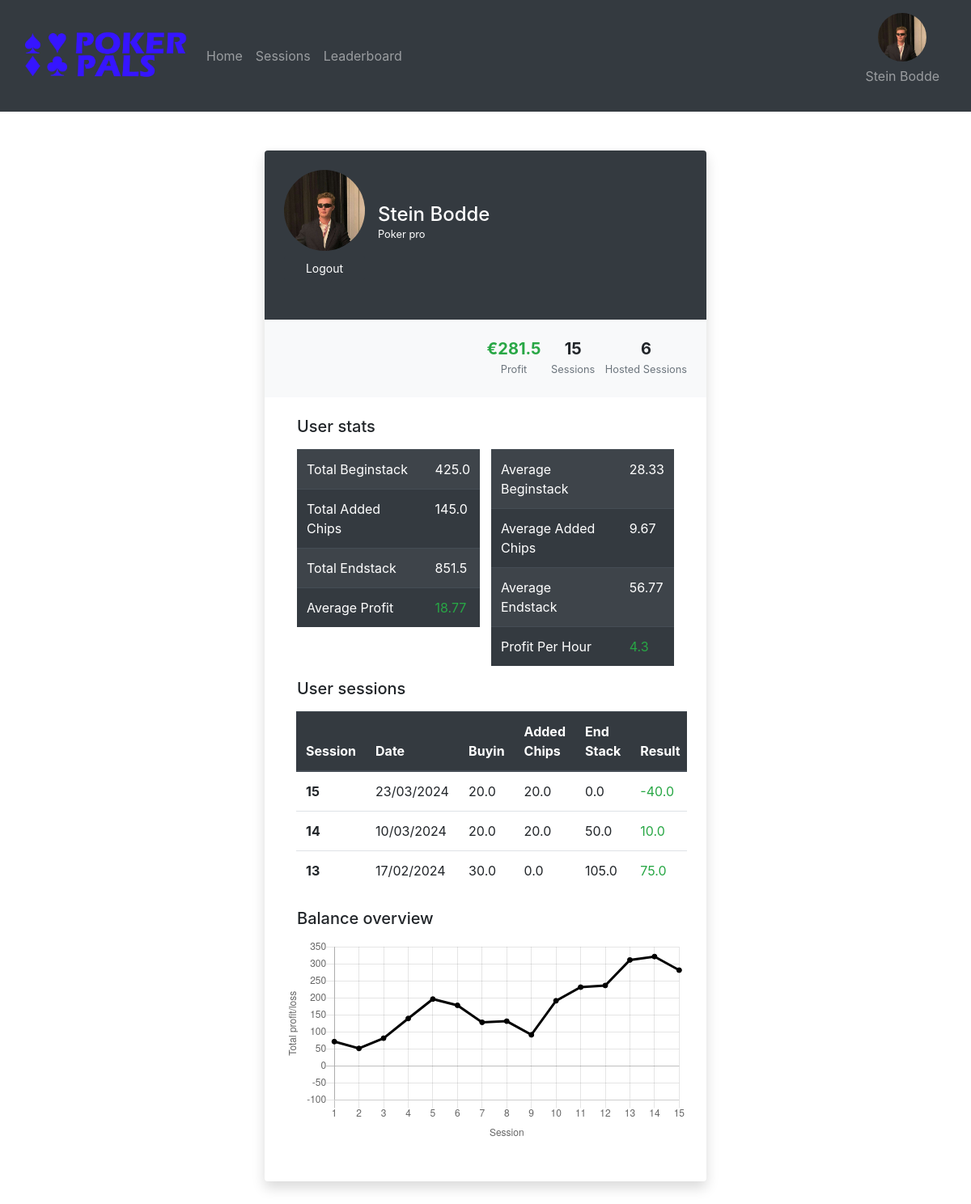
Page /account (signed in) on the committed database.
### website/database/models.py (models this page shows)
class User(db.Model, UserMixin):
    id = db.Column(db.Integer, primary_key=True)
    name = db.Column(db.String(150), unique=True)
    password = db.Column(db.String(150))
    imgURL = db.Column(db.String(10000))

class User_Session(db.Model):
    noneID = db.Column(db.Integer, primary_key=True)
    session_ID = db.Column(db.Integer, db.ForeignKey('session.session_ID'))
    person_name = db.Column(db.String(150), db.ForeignKey('user.name'))
    begin_stack = db.Column(db.Float)
    added_chips = db.Column(db.Float)
    end_stack = db.Column(db.Float)

### website/views.py (the view)
@views.route('/account')
@login_required
def account():
    x, y = sessionQueries.getXYforPerson(current_user.name)
    return render_template("account.html", user = current_user, account = userQueries.get_account_information(current_user.name),  session_list = sessionQueries.getSessionsForPerson(current_user.name), x_list = x, y_list = y)

### website/__init__.py (called while the page is built)
def create_app():
    app = Flask(__name__)
    app.config['SECRET_KEY'] = 'ksjdksajdk17HSSH2ssj88ss'
    app.config['SQLALCHEMY_DATABASE_URI'] = f'sqlite:///{DB_NAME}'
    db.init_app(app)
    from .views import views
    from .auth import auth
    from .admin import admin
    app.register_blueprint(views, url_prefix='/')
    app.register_blueprint(auth, url_prefix='/')
    app.register_blueprint(admin, url_prefix='/admin')
    from .database.models import User, Post
    create_database(app)
    login_manager = LoginManager()
    login_manager.login_view = 'auth.login'
    login_manager.init_app(app)
    @login_manager.user_loader
    def load_user(id):
        return User.query.get(int(id))
    return app

### website/database/sessionQueries.py (called while the page is built)
def getSessionsForPerson(name):
    all_sessions = User_Session.query.filter(User_Session.person_name == name).order_by(User_Session.session_ID.desc()).all()
    all_all_sessions = Session.query.order_by(cast(func.substr(Session.date, 7, 10),Integer).desc(), cast(func.substr(Session.date, 4, 5),Integer).desc(), cast(func.substr(Session.date, 1, 2),Integer).desc()).all()
    sessionDict = {}
    for i, session in enumerate(all_all_sessions):
        sessionDict[session.session_ID] = len(all_all_sessions) - i
    for session in all_sessions:
        session.date = Session.query.filter(Session.session_ID == session.session_ID).first().date
        session.number = sessionDict[session.session_ID]
    return all_sessions

def getXYforPerson(name):
    all_sessions = User_Session.query.filter(User_Session.person_name == name).order_by(User_Session.session_ID.asc()).all()
    x = []
    y = []
    total = 0
    for session in all_sessions:
        x.append(session.session_ID)
        total += round(session.end_stack - session.begin_stack - session.added_chips, 2)
        y.append(total)
    return x, y

### website/templates/account.html (shortened to what this page needs)
{% extends "base.html" %} {% block title %}Account{% endblock %} {% block content %}
<div class="row py-5 px-4">
    <div class="col-xl-6 mx-auto">
        <div class="bg-white shadow rounded overflow-hidden">
            <div class="px-4 pt-0 pb-4 bg-dark">
                <div class="media align-items-end profile-header">
                    <div class="profile mr-3 py-4">
                        {%if account['imgURL'] != "/pictures/account.png"%}
                        <div class="circular--landscape-large">
                            <div class="image-container">
                                <img src="{{url_for('static', filename= account['imgURL'])}}">
                            </div>
                        </div>
                        {%else%}
                        <img class="rounded-circle" src="{{url_for('static', filename= account['imgURL'])}}"
                            width="100px" height="100px">
                        {%endif%}
                        {%if user.name == account["name"]%}
                        <a onclick="deleteStorage()" href="/logout" class="btn btn-dark btn-sm btn-block">Logout</a>
                        {%endif%}
                    </div>
                    <div class="media-body mb-5 text-white">
                        <h4 class="mt-0 mb-0">{{account["name"]}}</h4>
                        <p class="small mb-4"> Poker pro </p>
                    </div>
                </div>
            </div>
            <div class="bg-light p-4 d-flex justify-content-end text-center">
                <ul class="list-inline mb-0">
                    <li class="list-inline-item">
                        <h5 class="font-weight-bold mb-0 d-block" id="fneg">€{{account["profit"] | round(2)}}</h5><small
                            id="profit" class="text-muted">Profit</small>
                    </li>
                    <li class="list-inline-item">
                        <h5 class="font-weight-bold mb-0 d-block">{{account["session_amount"]}}</h5><small
                            class="text-muted">Sessions</small>
                    </li>
                    <li class="list-inline-item">
                        <h5 class="font-weight-bold mb-0 d-block">{{account["host_amount"]}}</h5><small
                            class="text-muted">Hosted Sessions</small>
                    </li>
                </ul>
            </div>
            <div class="py-4 px-4">
                <div class="d-flex align-items-center justify-content-between ml-3 mb-3">
                    <h5 class="mb-0">User stats</h5>
                </div>
                <div class="row">
                    <div class="col">
                        <table class="table ml-3 table-striped table-dark">
                            <tbody>
                                <tr>
                                    <td>Total Beginstack</td>
                                    <td>{{account["total_beginstack"] | round(2)}}</td>
                                </tr>
                                <tr>
                                    <td>Total Added Chips</td>
                                    <td>{{account["total_added_chips"] | round(2)}}</td>
                                </tr>
                                <tr>
                                    <td>Total Endstack</td>
                                    <td>{{account["total_endstack"] | round(2)}}</td>
                                </tr>
                                <tr>
                                    <td>Average Profit</td>
                                    <td name="negative">{{account["average_profit"] | round(2)}}</td>
                                </tr>
                            </tbody>
                        </table>
                    </div>
                    <div class="col mr-3">
                        <table class="table table-striped table-dark">
                            <tbody>
                                <tr>
                                    <td>Average Beginstack</td>
                                    <td>{{account["average_beginstack"] | round(2)}}</td>
                                </tr>
                                <tr>
                                    <td>Average Added Chips</td>
                                    <td>{{account["average_added_chips"] | round(2)}}</td>
                                </tr>
                                <tr>
                                    <td>Average Endstack</td>
                                    <td>{{account["average_endstack"] | round(2)}}</td>
                                </tr>
                                <tr>
                                    <td>Profit Per Hour</td>
                                    <td name="negative">{{account["profit_hour"] | round(2)}}</td>
                                </tr>
                            </tbody>
                        </table>
                    </div>
                </div>
                <div class="d-flex align-items-center justify-content-between ml-3 mb-3">
                    <h5 class="mb-0">User sessions</h5>
                </div>
                <div class="col overflow-auto mb-4" style="max-height: 220px;">
                    <table class="table">
                        <thead class="thead-dark">
                            <tr>
                                <th scope="col">Session</th>
                                <th scope="col">Date</th>
                                <th scope="col">Buyin</th>
                                <th scope="col">Added Chips</th>
                                <th scope="col">End Stack</th>
                                <th scope="col">Result</th>
                            </tr>
                        </thead>
                        <tbody>
                            {%for session in session_list%}
                            <tr>
                                <th scope="row">{{session.number}}</th>
                                <td>{{session.date}}</td>
                                <td>{{session.begin_stack | round(2)}}</td>
                                <td>{{session.added_chips | round(2)}}</td>
                                <td>{{session.end_stack | round(2)}}</td>
                                <td name="negative">{{(session.end_stack - session.added_chips - session.begin_stack) |
                                    round(2)}}</td>
                            </tr>
                            {%endfor%}
                        </tbody>
                    </table>
                </div>
                <div class="d-flex align-items-center justify-content-between ml-3 mb-3">
                    <h5 class="mb-0">Balance overview</h5>
                </div>
                <div class="mb-4">
                    <canvas id="myChart" style="width:100%;max-width:600px"></canvas>
                </div>
            </div>
        </div>
    </div>
</div>
<br><br><br><br>
{% endblock %}
{%block js%}
<script>
    const xArray = JSON.parse("{{x_list}}");
    const yArray = JSON.parse("{{y_list}}");
    const yMin = Math.floor((Math.min(-100, Math.min(...yArray))) / 50) * 50;
    const yMax = Math.ceil((Math.max(100, Math.max(...yArray))) / 50) * 50;
    new Chart("myChart", {
        type: "line",
        data: {
            labels: xArray,
            datasets: [{
                fill: false,
                lineTension: 0,
                backgroundColor: "rgba(0,0,255,1.0)",
                borderColor: "rgba(0,0,0,1.0)",
                pointBackgroundColor: "rgba(0,0,0,1.0)",
                pointBorderColor: "rgba(0,0,0,1.0)",
                data: yArray
            }]
        },
        options: {
            legend: { display: false },
            scales: {
                xAxes: [{
                    scaleLabel: {
                        display: true,
                        labelString: 'Session'
                    }
                }],
                yAxes: [{
                    scaleLabel: {
                        display: true,
                        labelString: 'Total profit/loss'
                    },
                    ticks: { min: yMin, max: yMax }
                }],
            }
        }
    });
    function deleteStorage() {
        window.sessionStorage.clear()
    }
</script>
{%endblock%}

### website/templates/base.html (shortened to what this page needs)
<!DOCTYPE html>
<html>
<head>
  <link rel="stylesheet" href="https://stackpath.bootstrapcdn.com/bootstrap/4.4.1/css/bootstrap.min.css"
 />
  <link rel="stylesheet" href="https://stackpath.bootstrapcdn.com/font-awesome/4.7.0/css/font-awesome.min.css"
 />
</head>
<body>
  {% if user.is_authenticated %}
  <nav class="navbar navbar-expand-lg navbar-dark bg-dark sticky-top">
    <div class="container-fluid">
      <a class="navbar-brand">
        <img src="{{url_for('static', filename='pictures/logo.png')}}" width="200px">
      </a>
      <div class="collapse navbar-collapse" id="navbarText">
        <ul class="navbar-nav me-auto mb-2 mb-lg-0">
          <li class="nav-item">
            <a class="nav-link" href="/">Home</a>
          </li>
          <li class="nav-item">
            <a class="nav-link" href="/sessions">Sessions</a>
          </li>
          <li class="nav-item">
            <a class="nav-link" href="/leaderboard">Leaderboard</a>
          </li>
        </ul>
        <ul class="navbar-nav ml-auto mb-2 mb-lg-0">
          <li class="nav-item">
            <a class="nav-link text-center" href="/account">
              <div class="circular--landscape-big">
                <div class="image-container">
                  <img src="{{url_for('static', filename= user.imgURL)}}">
                </div>
              </div>
              <p>{{user.name}}</p>
            </a>
      </div>
    </div>
  </nav>
  {% endif %}
  <div class="container-fluid">
    {% block content%}
    {% endblock %}
  </div>
  {%block js%}
  {%endblock%}
</body>
</html>

### website/templates/base.html (style rules this page uses)
.circular--landscape-big { display: inline-block; position: relative; width: 60px; height: 60px; overflow: hidden; border-radius: 50%; }
.circular--landscape-big img { width: auto; height: 200%; margin-left: -5px; transition: opacity 0.3s ease-in-out; }
.circular--landscape-large { display: inline-block; position: relative; width: 100px; height: 100px; overflow: hidden; border-radius: 50%; }
.circular--landscape-large img { width: auto; height: 200%; margin-left: -5px; transition: opacity 0.3s ease-in-out; }
.image-container { width: 100%; height: 100%; }

### rows in the picture
User: imgURL (picture), name "Stein Bodde"
User_Session: number "15", date "23/03/2024", begin_stack "20.0", added_chips "20.0", end_stack "0.0", end_stack+added_chips+begin_stack "-40.0"
User_Session: number "14", date "10/03/2024", begin_stack "20.0", added_chips "20.0", end_stack "50.0", end_stack+added_chips+begin_stack "10.0"
User_Session: number "13", date "17/02/2024", begin_stack "30.0", added_chips "0.0", end_stack "105.0", end_stack+added_chips+begin_stack "75.0"

### other values in the picture
{{ account["profit"] | round(2) }} "281.5"
{{ account["session_amount"] }} "15"
{{ account["host_amount"] }} "6"
{{ account["total_beginstack"] | round(2) }} "425.0"
{{ account["total_added_chips"] | round(2) }} "145.0"
{{ account["total_endstack"] | round(2) }} "851.5"
{{ account["average_profit"] | round(2) }} "18.77"
{{ account["average_beginstack"] | round(2) }} "28.33"
{{ account["average_added_chips"] | round(2) }} "9.67"
{{ account["average_endstack"] | round(2) }} "56.77"
{{ account["profit_hour"] | round(2) }} "4.3"
chart data {{ x_list }} [1, 2, 3, 4, 5, 6, 7, 8, 9, 10, 11, 12, 13, 14, 15]
chart data {{ y_list }} [71.5, 51.5, 81.5, 139.5, 196.5, 178.2, 128.2, 131.5, 91.5, 191.5, 231.5, 236.5, 311.5, 321.5, 281.5]
